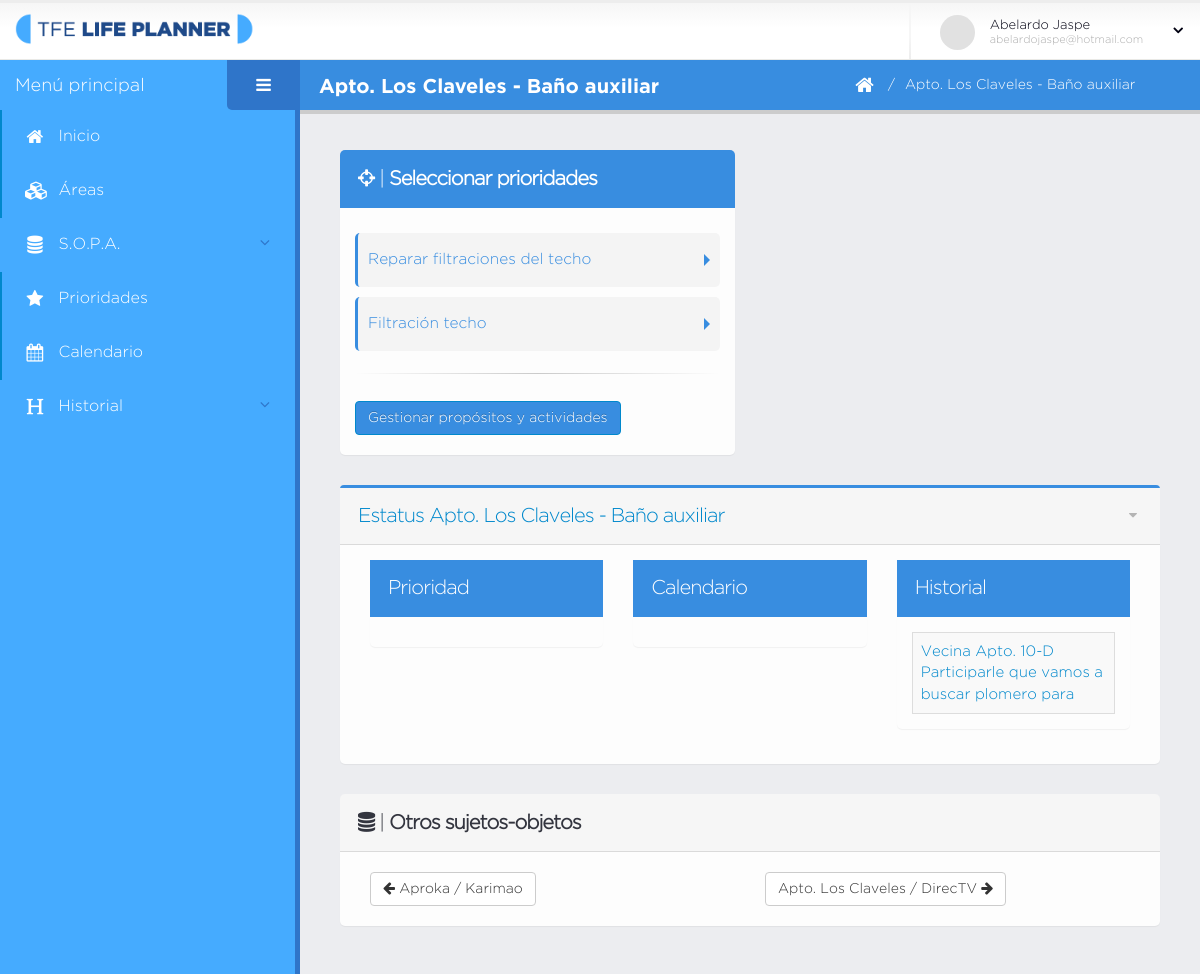
The page /es/actividad.php?ids=8&ido=11 (signed in) on the database its author committed.
### tables this page shows
CREATE TABLE `sujeto` (
  `id` int(11) NOT NULL,
  `nombre` varchar(140) NOT NULL,
  `creado` datetime DEFAULT NULL,
  `modificado` datetime DEFAULT NULL,
  `usuario_id` int(11) NOT NULL
);

CREATE TABLE `objeto` (
  `id` int(11) NOT NULL,
  `nombre` varchar(140) NOT NULL,
  `creado` datetime DEFAULT NULL,
  `modificado` datetime DEFAULT NULL,
  `usuario_id` int(11) NOT NULL
);

CREATE TABLE `proposito` (
  `id` int(11) NOT NULL,
  `descripcion` varchar(250) NOT NULL,
  `creado` datetime DEFAULT NULL,
  `modificado` datetime DEFAULT NULL,
  `sujeto_objeto_id` int(11) NOT NULL
);

CREATE TABLE `actividad` (
  `id` int(11) NOT NULL,
  `tipo` varchar(45) NOT NULL,
  `tarea` varchar(45) DEFAULT NULL,
  `lugar` varchar(45) DEFAULT NULL,
  `direccion` varchar(45) DEFAULT NULL,
  `motivo` varchar(45) DEFAULT NULL,
  `contacto` varchar(45) DEFAULT NULL,
  `creado` datetime DEFAULT NULL,
  `modificado` datetime DEFAULT NULL,
  `proposito_id` int(11) NOT NULL,
  `estado` varchar(45) DEFAULT NULL,
  `resultado` varchar(600) DEFAULT NULL,
  `fecha_calendario` datetime DEFAULT NULL,
  `fecha_prioridad` datetime DEFAULT NULL,
  `fecha_agenda` datetime DEFAULT NULL,
  `fecha_terminacion` datetime DEFAULT NULL,
  `fecha_cancela` datetime DEFAULT NULL
);

### es/database/data-sujeto-objeto.php (called while the page is built, shortened)
<?php
	function obtenerSujetoObjetoPorids( $dbh, $ids, $ido ){
		$q = "select so.id as id_so, s.id as idsujeto, s.nombre nsujeto, o.id as idobjeto,
		o.nombre as nobjeto from sujeto_objeto so, sujeto s, objeto o
		where s.id = so.sujeto_id and o.id = so.objeto_id and s.id = $ids and o.id = $ido";
		$data = mysqli_fetch_array( mysqli_query( $dbh, $q ) );
		return $data;
	}
?>

### es/database/data-proposito.php (called while the page is built, shortened)
<?php
	function obtenerPropositosSujetoObjeto( $dbh, $ids, $ido ){
		$q = "select p.id as id, p.descripcion as descripcion
		from proposito p, sujeto s, objeto o, sujeto_objeto so where p.sujeto_objeto_id = so.id
		and s.id = so.sujeto_id and o.id = so.objeto_id and s.id = $ids and o.id = $ido";
		return obtenerListaRegistros( mysqli_query( $dbh, $q ) );
	}
	function actividadesSinFinalizar( $dbh, $actividades ){
		$finalizadas = false;
		foreach ( $actividades as $a ) {
			if( $a["estado"] == "creada" ) $finalizadas = true;
		}
		return $finalizadas;
	}
?>

### es/database/bd.php (called while the page is built, shortened)
<?php
	function obtenerListaRegistros( $data ){
		$lista_c = array();
		if( $data ){
			while( $c = mysqli_fetch_array( $data ) ){
				$lista_c[] = $c;
			}
		}
		return $lista_c;
	}
?>

### es/database/data-actividad.php (called while the page is built, shortened)
<?php
	function obtenerListaActividades( $dbh, $idp ){
		$q = "select * from actividad where proposito_id = $idp";
		return obtenerListaRegistros( mysqli_query( $dbh, $q ) );
	}
	function obtenerActividadesSujetoObjeto( $dbh, $ids, $ido ){
		$q = "select act.id as id_act, act.tipo, act.estado, act.tarea, act.lugar,
		act.direccion, act.motivo, act.contacto,
		date_format(act.fecha_agenda,'%d/%m/%Y %h:%i %p') as fecha_agendada,
		date_format(act.fecha_calendario,'%Y-%m-%d %H:%i') as fecha_calendario,
		s.id as idsujeto, s.nombre nsujeto, o.id as idobjeto, o.nombre as nobjeto
		from actividad act, proposito p, sujeto s, objeto o, sujeto_objeto so, sesion ss
		where act.proposito_id = p.id and p.sujeto_objeto_id = so.id
		and so.sujeto_id = s.id and so.objeto_id = o.id and so.sesion_id = ss.id
		and s.id = $ids and o.id = $ido order by act.fecha_prioridad DESC";
		return obtenerListaRegistros( mysqli_query( $dbh, $q ) );
	}
?>

### es/database/data-sopa.php (called while the page is built, shortened)
<?php
	function obtenerIndiceSOPAPorUsuario( $dbh, $idu ){
		$q = "select DISTINCT s.id, o.id, s.id as idsujeto, s.nombre nsujeto,
		o.id as idobjeto, o.nombre as nobjeto
		from sujeto_objeto so, sujeto s, objeto o, usuario u, sesion ss
		where s.id = so.sujeto_id and o.id = so.objeto_id and so.sesion_id = ss.id
		and ss.usuario_id = u.id and u.id = $idu order by nsujeto ASC, nobjeto ASC";
		return obtenerListaRegistros( mysqli_query( $dbh, $q ) );
	}
?>

### es/fn/fn-sujeto-objeto.php (called while the page is built)
<?php
  function obtenerSOAntSig( $lista, $ids, $ido ){
    $i = 0;
    $reg["ant"] = $reg["sig"] = NULL;
    foreach ( $lista  as $so ) {
      if( ( $so["idsujeto"] == $ids ) && ( $so["idobjeto"] == $ido ) ){
        if( isset( $lista[$i-1] ) )
          $reg["ant"] = $lista[$i-1];
        if( isset( $lista[$i+1] ) )
          $reg["sig"] = $lista[$i+1];
      }
      $i++;
    }
    return $reg;
  }
?>

### es/secciones/sopa/panel_propositos_so.php (the view, shortened to what this page needs)
<section class="panel panel-primary">
	<header class="panel-heading">
		<h2 class="panel-title">
			<i class="fa fa-crosshairs"></i> |
			<strong >Seleccionar prioridades</strong>
		</h2>
	</header>
	<div class="panel-body">
		<div class="widget-summary">
			<div class="widget-summary-col">
				<div class="summary">
					<div class="info">
						<div class="toggle" data-plugin-toggle data-plugin-options='{ "isAccordion": true }'>
							<?php
								foreach ( $propositos as $p ) {
									$actividades = obtenerListaActividades( $dbh, $p["id"] );
									$pendientes = actividadesSinFinalizar( $dbh, $actividades );
									if( $pendientes ){
							?>
									<section class="toggle">
										<label><?php echo $p["descripcion"] ?></label>
									</section>
							<?php
								 	}
								}
							?>
						</div>
					</div>
					<hr>
					<button type="button" class="btn_gpa mb-xs mt-xs mr-xs btn btn-primary">
						<a href="<?php echo $lnk_gestion_pa ?>">
						Gestionar propósitos y actividades</a>
					</button>
				</div>
			</div>
		</div>
	</div>
</section>

### es/secciones/titulo_pagina.php
<header class="page-header">
	<h2><?php echo $titulo_pagina; ?></h2>
	<div class="right-wrapper pull-right">
		<ol class="breadcrumbs">
			<li>
				<a href="home.php">
					<i class="fa fa-home"></i>
				</a>
			</li>
			<li><span><?php echo $breadcrumb; ?></span></li>
		</ol>
		<a class="sidebar-right-toggle" data-open=""></a>
	</div>
</header>

### es/secciones/sopa/esquema-so.php (shortened to what this page needs)
<section class="panel panel-featured panel-featured-primary">
	<header class="panel-heading">
		<div class="panel-actions">
			<a href="#" class="fa fa-caret-down"></a>
		</div>
		<h2 class="panel-title">Estatus <?php echo $titulo_pagina; ?></h2>
	</header>
	<div class="panel-body">
		<div class="col-md-4 col-sm-12 col-xs-12">
			<section class="panel panel-primary">
				<header class="panel-heading panel-warning">
					<h2 class="panel-title">Prioridad</h2>
				</header>
				<div id="tabla_actividades_prioridad" class="panel-body">
				</div>
			</section>
		</div>
		<div class="col-md-4 col-sm-12 col-xs-12">
			<section class="panel panel-primary">
				<header class="panel-heading panel-warning">
					<h2 class="panel-title">Calendario</h2>
				</header>
				<div id="tabla_actividades_prioridad" class="panel-body">
				</div>
			</section>
		</div>
		<div class="col-md-4 col-sm-12 col-xs-12">
			<section class="panel panel-primary">
				<header class="panel-heading panel-warning">
					<h2 class="panel-title">Historial</h2>
				</header>
				<div id="tabla_actividades_prioridad" class="panel-body">
					<table id="datatable-prioridades_" class="table table-bordered table-striped mb-none" >
						<tbody>
							<?php
								foreach ( $todas_actividades as $a ) {
									if( $a["estado"] == "finalizada" ){
							?>
								<tr class="gradeX">
									<td>
										<a href="#actividad-historial" class="info_hist modal-sizes modal-with-zoom-anim"
										data-ida="<?php echo $a["id_act"] ?>">
											<?php echo infoActSO( $a ) ?>
										</a>
									</td>
								</tr>
							<?php } } ?>
						</tbody>
					</table>
				</div>
			</section>
		</div>
	</div>
</section>

### es/fn/fn-actividad.php (shortened to what this page needs)
<?php
    function infoActSO( $a ){
      $info = "";
      if( $a["tipo"] == "l" ){
        $info .= "<div>$a[contacto]</div>";
        $info .= "<div>$a[motivo]</div>";
      }
      echo $info;
    }
?>

### es/secciones/sopa/nav_sujetos_objetos.php
<?php
	$ant = $so_ant_sig["ant"];
	$sig = $so_ant_sig["sig"];
	$lnk_a = "ids=$ant[idsujeto]&ido=$ant[idobjeto]";
	$lnk_s = "ids=$sig[idsujeto]&ido=$sig[idobjeto]";
?>
<section class="panel panel-heading-transparent">
	<header class="panel-heading">
		<h2 class="panel-title">
			<i class="fa fa-database"></i> |
			<strong >Otros sujetos-objetos</strong>
		</h2>
	</header>
	<div class="panel-body">
		<div class="col-md-6 col-sm-6 col-xs-12">
			<?php if( $ant != NULL ) { ?>
			<a href="actividad.php?<?php echo $lnk_a?>">
			<button type="button" class="mb-xs mt-xs mr-xs btn btn-default">
				<i class="fa fa-arrow-left"></i>
				<?php echo $ant["nsujeto"]." / ".$ant["nobjeto"]; ?>
			</button>
			</a>
			<?php } ?>
		</div>
		<div class="col-md-6 col-sm-6 col-xs-12">
			<?php if( $sig != NULL ) { ?>
			<a href="actividad.php?<?php echo $lnk_s?>">
			<button type="button" class="mb-xs mt-xs mr-xs btn btn-default">
				<?php echo $sig["nsujeto"]." / ".$sig["nobjeto"]; ?>
				<i class="fa fa-arrow-right"></i>
			</button>
			</a>
			<?php } ?>
		</div>
	</div>
</section>

### assets/stylesheets/skins/default.css (style rules this page uses)
a, .btn-link { color: #0088cc; }
body .btn-primary { color: #ffffff; text-shadow: 0 -1px 0 rgba(0, 0, 0, 0.25); background-color: #388de0; border-color: #0088cc; }
html .panel-primary .panel-heading { background: #388de0; border-color: #388de0; }
.panel-featured-primary { border-color: #388de0; }
.panel-featured-primary .panel-title { color: #0088cc; }
.toggle label { border-left-color: #388de0; color: #388de0; }

### es/actividad.php (style rules this page uses)
.btn_gpa a { color: #FFF; }

### rows shown on the page
sujeto: nombre.nombre "Apto. Los Claveles - Baño auxiliar", nombre "Apto. Los Claveles"
proposito: descripcion "Reparar filtraciones del techo"
proposito: descripcion "Filtración techo"
actividad: contacto "Vecina Apto. 10-D", motivo "Participarle que vamos a buscar plomero para"
sujeto: nombre "Aproka"
objeto: nombre "Karimao"
objeto: nombre "DirecTV"

### other values the page prints
$usuario["nombre"] "Abelardo Jaspe"
$usuario["email"] "abelardojaspe@hotmail.com"
